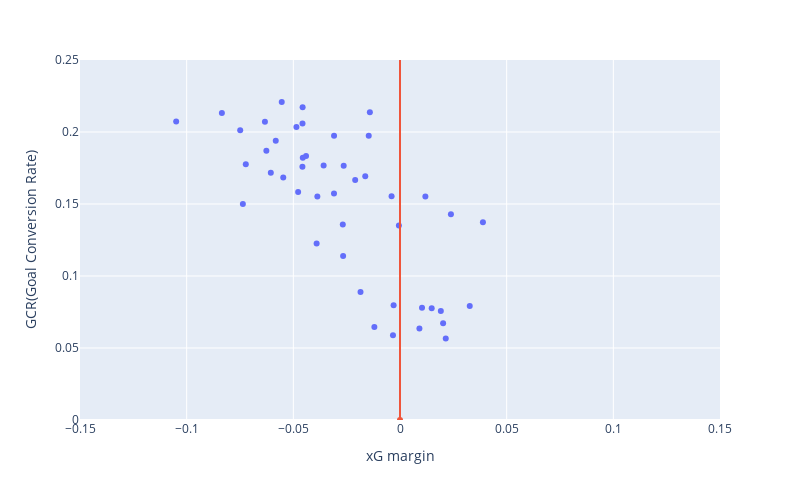

Notebook source saved alongside this figure:
### Code cell
t_df = df1.reset_index()
t_df['xG margin'] =  t_df['xG'] - t_df['goal per shot']
fig = px.scatter(data_frame=t_df, x="xG margin", y="goal per shot", custom_data='player_id', width=800, height=500, 
                 )
fig.update_xaxes(range=[-0.15, 0.15], title_text='xG margin')
fig.update_yaxes(range=[0, 0.25], title_text='GCR(Goal Conversion Rate)')
fig.add_trace(go.Scatter(x=[0,0], y=[0,0.35]))
fig.update_layout(showlegend=False)
fig.update_traces(hovertemplate = "player : %{customdata} <br>" + 
                  '<br>' + 
                  'xG : %{x:.3f} <br>' + 
                  'G/Shot : %{y:.3f}')
fig.update_layout(hoverlabel_bgcolor="white",
                  hoverlabel_font_size=10,
                  hoverlabel_font_color='black',
                  hoverlabel_font_family="Rockwell")
fig.update_xaxes(showspikes=True, spikecolor="gray", spikesnap="cursor", spikethickness=1)
fig.update_yaxes(showspikes=True, spikecolor="gray", spikethickness=1)
fig.show()

### Figure 1 — Plotly figure (JSON) as saved in the notebook; plotly's stock layout.template omitted (floating-point values rounded to 4 significant figures)
{"data": [{"customdata": [["Alexis Alejandro Sánchez Sánchez"], ["Andrés Iniesta Luján"], ["Anthony Modeste"], ["Antoine Griezmann"], ["Aritz Aduriz Zubeldia"], ["Bojan Krkíc Pérez"], ["Christian Dannemann Eriksen"], ["Cristiano Ronaldo dos Santos Aveiro"], ["Daniel Alves da Silva"], ["David Villa Sánchez"], ["Fabio Quagliarella"], ["Francesc Fàbregas i Soler"], ["Franco Damián Vázquez"], ["Gareth Frank Bale"], ["Gerard Piqué Bernabéu"], ["Giacomo Bonaventura"], ["Gnégnéri Yaya Touré"], ["Gonzalo Gerardo Higuaín"], ["Harry Kane"], ["Iago Aspas Juncal"], ["Ivan Rakitić"], ["Jamie Vardy"], ["Karim Benzema"], ["Lionel Andrés Messi Cuccittini"], ["Lorenzo Insigne"], ["Lucas Pérez Martínez"], ["Luis Alberto Suárez Díaz"], ["Neymar da Silva Santos Junior"], ["Odion Jude Ighalo"], ["Olivier Giroud"], ["Ousmane Dembélé"], ["Paul Pogba"], ["Paulo Bruno Exequiel Dybala"], ["Pedro Eliezer Rodríguez Ledesma"], ["Philippe Coutinho Correia"], ["Pierre-Emerick Aubameyang"], ["Raúl García Escudero"], ["Robert Lewandowski"], ["Romelu Lukaku Menama"], ["Ronaldo de Assis Moreira"], ["Rubén Castro Martín"], ["Samuel Eto''o Fils"], ["Sergio Leonel Agüero del Castillo"], ["Thierry Henry"], ["Thomas Müller"], ["Xavier Hernández Creus"]], "hovertemplate": "player : %{customdata} <br><br>xG : %{x:.3f} <br>G/Shot : %{y:.3f}", "legendgroup": "", "marker": {"color": "#636efa", "symbol": "circle"}, "mode": "markers", "name": "", "orientation": "v", "showlegend": false, "type": "scatter", "x": [-0.04404, 0.0202, -0.000514, -0.04557, -0.01629, -0.06264, -0.003285, -0.02682, -0.01201, -0.05473, 0.03269, -0.03874, 0.01485, -0.1049, 0.03887, 0.02144, -0.002994, -0.05824, -0.03094, -0.02101, -0.03909, -0.04855, -0.01466, -0.07491, -0.0185, -0.04574, -0.05544, -0.0264, 0.02387, -0.00394, -0.04775, 0.009104, -0.07228, -0.0358, 0.01033, -0.01412, 0.01914, -0.03092, 0.01189, -0.07366, -0.08349, -0.04565, -0.06331, -0.06056, -0.04571, -0.02666], "xaxis": "x", "y": [0.1834, 0.0672, 0.1351, 0.1822, 0.1692, 0.1871, 0.05882, 0.1357, 0.06466, 0.1684, 0.07921, 0.1553, 0.07759, 0.2072, 0.1374, 0.0566, 0.07965, 0.1939, 0.1572, 0.1667, 0.1226, 0.2034, 0.1975, 0.2012, 0.08889, 0.1759, 0.2208, 0.1766, 0.1429, 0.1553, 0.1584, 0.06349, 0.1776, 0.1767, 0.07792, 0.2137, 0.07563, 0.1974, 0.1552, 0.15, 0.2131, 0.2171, 0.2071, 0.1717, 0.2059, 0.1139], "yaxis": "y"}, {"hovertemplate": "player : %{customdata} <br><br>xG : %{x:.3f} <br>G/Shot : %{y:.3f}", "type": "scatter", "x": [0, 0], "y": [0, 0.35]}], "layout": {"height": 500, "hoverlabel": {"bgcolor": "white", "font": {"color": "black", "family": "Rockwell", "size": 10}}, "legend": {"tracegroupgap": 0}, "margin": {"t": 60}, "showlegend": false, "width": 800, "xaxis": {"anchor": "y", "domain": [0, 1], "range": [-0.15, 0.15], "showspikes": true, "spikecolor": "gray", "spikesnap": "cursor", "spikethickness": 1, "title": {"text": "xG margin"}}, "yaxis": {"anchor": "x", "domain": [0, 1], "range": [0, 0.25], "showspikes": true, "spikecolor": "gray", "spikethickness": 1, "title": {"text": "GCR(Goal Conversion Rate)"}}}}
